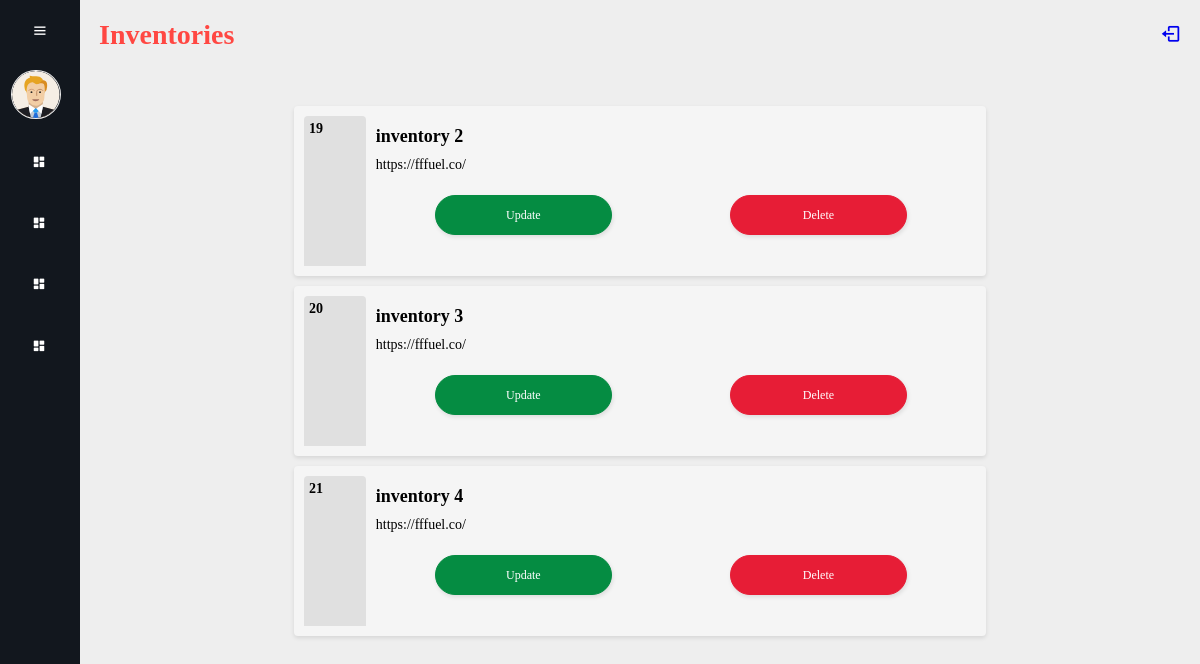
/inventories.php (signed in), run on the app's committed database.
### tables this page shows
CREATE TABLE `profilepub_image` (
  `path_url` varchar(100) NOT NULL,
  `publisher_email` varchar(100) NOT NULL
);

CREATE TABLE `inventories` (
  `inventory_id` int(11) NOT NULL,
  `inventory_name` varchar(50) NOT NULL,
  `website_url` text NOT NULL,
  `publisher_email` varchar(100) NOT NULL,
  `web_catergory_id` int(11) NOT NULL,
  `ad_units` int(11) NOT NULL,
  `status` int(11) NOT NULL
);

### inventories.php (the view, shortened to what this page needs)
<!DOCTYPE html>
<html>
<head>
    <link rel="stylesheet" href="style.css">
</head>
<body>
    <?php include "sideBarPub.php"; ?>
    <div class="main-content">
        <div class="nav">
            <div class="navbar-item">
                <h1>Inventories</h1>
            </div>
            <div class="navbar-item">
                <a href="logout.php">
                    <i class='bx bx-log-out'></i>
                </a>
            </div>
        </div>
        <div class="container">
            <?php
            include 'connection.php';
            if (isset($_SESSION['u'])) {
                $email = $_SESSION['u']['email'];
                $query = "SELECT * FROM `inventories` WHERE publisher_email = '$email'";
                $rs = mysqli_query($conn, $query);
            }
            ?>
            <?php
            echo "<div class='card-container '>";
            while ($row = $rs->fetch_assoc()) {
                echo "
                <div class='card'>
                    <div class='card-header col1'>
                        <span class='card-id'>{$row['inventory_id']}</span>
                    </div>
                    <div class='card-body'>
                        <div class='card-main'>
                            <span class='card-name'>{$row['inventory_name']}</span>
                        </div>
                        <p class='card-content'>{$row['website_url']}</p>
                        <div class='card-actions'>
                            <div class='col3'>
                                <button class='btn3 ' onclick=\"window.location.href='updateInventory.php?id={$row['inventory_id']}'\">Update</button>
                            </div>
                            <div class='col3'>
                                <button class='btn2' onclick=\"window.location.href='deleteInventory.php?id={$row['inventory_id']}'\">Delete</button>
                            </div>
                        </div>
                    </div>
                </div>
                ";
            }
            echo "</div>";
            ?>
    </div>
</body>
</html>

### sideBarPub.php (shortened to what this page needs)
<!DOCTYPE html>
<html>
<head>
	<link href='https://unpkg.com/boxicons@2.1.4/css/boxicons.min.css' rel='stylesheet'>
	<link rel="stylesheet" type="text/css" href="style.css">
</head>
<body>
	<div class="sidebar">
		<div class="top">
			<i class='bx bx-menu' id="sidebar-btn"></i>
		</div>
		<div class="user">
			<?php
			include 'connection.php';
			$email = $_SESSION['u']['email'];
   			$image_query = "SELECT * FROM `profilepub_image` WHERE publisher_email ='$email' ";
            $image_rs = mysqli_query($conn, $image_query);
   			$image_data = $image_rs->fetch_assoc();
            ?>
            <div>
            	<?php
                if (empty($image_data["path_url"])) {
                ?>
                    <img src="resource/profile_img/user.png" id="viewImg" class="user-img">
                <?php
                } else {
                ?>
                    <img src="<?php echo ($image_data["path_url"]); ?>" id="viewImg" class="user-img">
                <?php
                }
                ?>
            </div>
			<div>
			</div>
		</div>
		<ul>
			<li>
				<a href="profilePub.php">
					<i class='bx bxs-dashboard'></i>
				</a>
			</li>
			<li>
				<a href="inventories.php">
					<i class='bx bxs-dashboard'></i>
				</a>
			</li>
			<li>
				<a href="createInventory.php">
					<i class='bx bxs-dashboard'></i>
				</a>
			</li>
			<li>
				<a href="paymentPub.php">
					<i class='bx bxs-dashboard'></i>
				</a>
			</li>
		</ul>
	</div>
</body>
</html>

### style.css (style rules this page uses)
* { font-family: 'Balsamiq Sans', cursive; font-size: 14px; margin: 0; padding: 0; box-sizing: border-box; }
.nav { display: flex; justify-content: space-between; align-items: center; margin: 5px; }
.navbar-item { color: #FF4742; }
.btn2 { background-color: #e71d36; border: 1px solid #e71d36; border-radius: 25px; box-shadow: rgba(0, 0, 0, 0.1) 1px 2px 4px; height: 40px; width: 100%; color: #FFFFFF; font-size: 12px; font-weight: 300; margin: 12px 0; }
.btn3 { background-color: #058c42; border: 1px solid #058c42; border-radius: 25px; box-shadow: rgba(0, 0, 0, 0.1) 1px 2px 4px; height: 40px; width: 100%; color: #FFFFFF; font-size: 12px; font-weight: 300; margin: 12px 0; }
.user-img { width: 50px; border-radius: 100%; border: 1px solid #eee; }
.sidebar { position: absolute; top: 0; left: 0; height: 100vh; width: 80px; background-color: #12171e; padding: 0.4rem 0.8rem; transition: all 0.5s ease; }
.sidebar #sidebar-btn { position: absolute; color: #fff; top: .4rem; left: 50%; font-size: 1.2rem; line-height: 50px; transform: translateX(-50%); cursor: pointer; }
.user { display: flex; align-items: center; margin: 1rem 0; }
.sidebar ul li { position: relative; list-style-type: none; height: 50px; width: 90%; margin: 0.8rem auto; line-height: 50px; }
.sidebar ul li a { color: #fff; display: flex; align-items: center; text-decoration: none; border-radius: 0.8rem; }
.sidebar ul li a i { min-width: 50px; text-align: center; height: 50px; border-radius: 12px; line-height: 50px; }
.main-content { position: relative; background-color: #eee; min-height: 100vh; top: 0; left: 80px; transition: all 0.5s ease; width: calc(100% - 80px); padding: 1rem; }
.navbar-item h1 { font-size: 2rem; }
.navbar-item i { font-size: 1.5rem; }
.container { display: flex; width: 100%; margin: auto; }
.col1 { display: flex; flex-direction: column; width: 10%; margin: auto; }
.col3 { display: flex; flex-direction: column; width: 30%; margin: auto; }
.card-container { margin-top: 50px; margin-bottom: 10px; width: 100%; display: flex; flex-wrap: wrap; margin-right: 200px; margin-left: 200px; }
.card { display: flex; flex-direction: row; background-color: #f5f5f5; padding: 10px; margin-bottom: 10px; border-radius: 4px; box-shadow: 0 2px 4px rgba(0, 0, 0, 0.1); width: 100%; margin-bottom: 10px; }
.card-header { background-color: #e0e0e0; padding: 5px; border-radius: 4px 4px 0 0; height: 150px; }
.card-id { font-weight: bold; }
.card-body { padding: 10px; width: 100%; }
.card-main { display: flex; align-items: center; justify-content: space-between; margin-bottom: 10px; }
.card-name { font-size: 18px; font-weight: bold; }
.card-content { margin-bottom: 10px; }
.card-actions { display: flex; justify-content: flex-end; }

### data on the page
profilepub_image: path_url (picture)
inventories: inventory_id "19", inventory_name "inventory 2", website_url "https://fffuel.co/"
inventories: inventory_id "20", inventory_name "inventory 3", website_url "https://fffuel.co/"
inventories: inventory_id "21", inventory_name "inventory 4", website_url "https://fffuel.co/"
